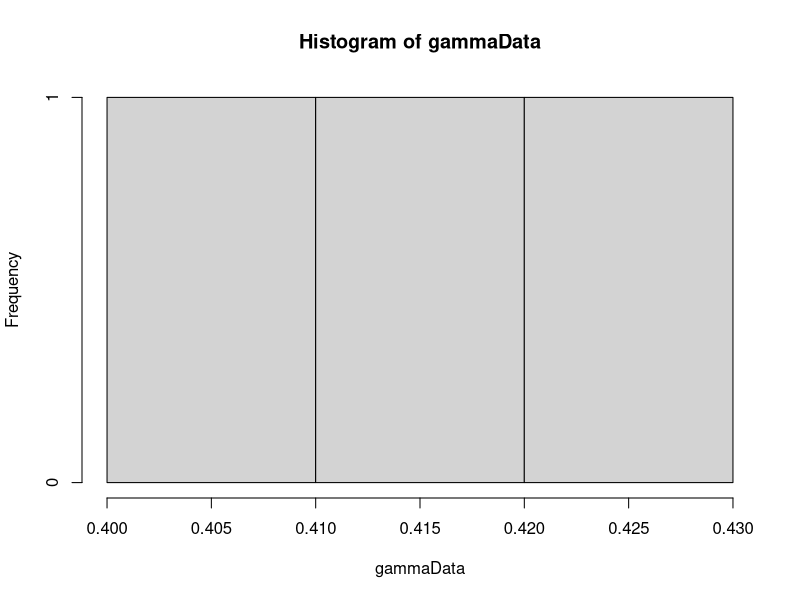

Here is the R script that generated this plot: (Note: this script raises an error after producing the figure.)
library(MCMCpack)
library(MASS)

calcWeight <- function(u, alpha) {
  # Calculates weight for given u and alpha.
  # 
  # Args:
  #   u: A vector.
  #   alpha: A scalar.
  #   
  # Returns:
  #   The weight value. A scalar.
  gammaInv = rep(0, length(u))
  diffGammaInv = rep(0, length(u))
  for(i in 1:length(u)) {
    gammaInv[i] = invGammaCumulative(u[i], alpha)
    diffGammaInv[i] = diffAlphaInvGammaCumulative(u[i], alpha)
  }
  pi = getPiValue()
  weight = pi/((1/length(gammaInv))*(sum(diffGammaInv/gammaInv)) - sum(diffGammaInv)/sum(gammaInv))
  return(weight)
}

getPiValue <- function() {
  # get value of pi function to be used in calculation of weights.
  # 
  # Returns:
  #   A scalar value.
  if (piValue == "constant") {
    return(1)
  } else if (piValue == "jeffrey") {
    # Return jeffrey prior
    return(sqrt((1/(estAlpha[sampleIndex]^2)) + (1/(2-(exp(estAlpha[sampleIndex]) + exp(-estAlpha[sampleIndex]))))))
  } else if (piValue == "betaOption") {
    return(estBeta)
  } else if (piValue == "alphaOption") {
    return(estAlpha[sampleIndex])
  }
}

calcPhi <- function(u, alpha) {
  xValue = rep(0, length(u))
  for(i in 1:length(u)) {
    xValue[i] = invGammaCumulative(u[i], alpha)
  }
  return(calcPhiGivenX(xValue))
}

calcPhiGivenX <- function(x) {
  # Calc phi value for a vector x.
  # 
  # Args:
  #   x: A vector of data.
  #   
  # Returns:
  #  A scalar.
  
  if(phiOption == "probValueOption") {
    phiPoint = rep(0, length(x))
    for(i in 1:length(x)) {
      phiPoint[i] = getPhiValue(x[i])
    }
    return(sum(phiPoint)/length(phiPoint))  
  } else if(phiOption == "x1x2divX3Option") {
    return(getPhiValue(x[1]*x[2]/x[3]))
  } else if(phiOption == "x1divx2powx3Option") {
    return(getPhiValue((x[1]/x[2])^x[3]))
  } else if(phiOption == "sinusfunction") {
    return(sin(x[1]) + sin(x[2]) + sin(x[3]))
  }
  return(-1)
}


getPhiValue <- function(xValue) {
  # Calculates phi for an element of an x vector.
  # 
  # Args:
  #   xValue: A scalar value.
  #   
  # Returns:
  #   
  return(xValue > probValue)
}

optimInvGammaCumulative <- function(u, alpha) {
  result = optim(c(10.1), invGammaAbsFunction, u=u, alpha=alpha, lower=0, upper=100,  method="Brent")
  return(result)
}

invGammaAbsFunction <- function(x, u, alpha) {
  return(abs(pgamma(x, shape=alpha, scale=1) - u))
}

invGammaCumulative <- function(u, alpha) {
  # Finds the inverse of the cumulative gamma.
  # 
  # Args:
  #   u: Scalar value.
  #   alpha: Scalar value.
  #   
  # Returns:
  #   A scalar. The inverse value given u and alpha.
  x = 0
  stepSize = 0.1
  tolerance = 0.00001
  direction = 1
  integralValue = 0
  
  while(abs(integralValue - u) > tolerance){
    x = x + direction*stepSize
    if(x<0) {
      x = 0
      direction = 1
    }
    
    if(method == "integrate") {
      integralv = integrate(gammaDensity, 0, x)
      integralValue = integral$valuev
    } else if(method == "pgamma") {
      integralv = pgamma(x, shape=alpha, scale=1)
      integralValue = integralv
    }
    
    
    # Going left and pass the point
    if ((u > integralValue) && (direction == -1)) {
      stepSize = stepSize/2
      direction = 1
    }
    
    # Going right and pass the point
    if ((u < integralValue) && (direction == 1)) {
      stepSize = stepSize/2
      direction = -1
    }
  }
  return(x)
}

diffAlphaInvGammaCumulative <- function(u, alpha) {
  # Derivative of gamma distribution with respect to alpha.
  # 
  # Args:
  #   u: Scalar between 0 and 1.
  #   alpha: Scalar larger than 0.
  #   
  # Returns:
  #   Scalar value. Derivative at point alpha.
  firstPoint = invGammaCumulative(u,alpha)
  secondPoint = invGammaCumulative(u, alpha + alphaHStep)
  return((secondPoint - firstPoint)/alphaHStep)
}

calcDerivateFunction <- function(u, alphaValue) {
  # Analytically find the derivative of cumulative inverse.
  # 
  # Args:
  #   u: Scalar value between 0 and 1.
  #   alphaValue: Scalar value.
  #   
  # Returns:
  #   A scalar value.
  largeFInv = invGammaCumulative(u, alphaValue)
  integralPart = integrate(integralFunction, 0, largeFInv)
  return((digamma(alphaValue)*u - integralPart$value)*gamma(alphaValue)/((largeFInv^(alphaValue - 1))*exp(-largeFInv)))
}

integralFunction <- function(y) {
  # Function to be integrated.
  return(log(y)*(y^(alphaValue - 1))*exp(-y)/gamma(alphaValue))
}

optimfindAlpha <- function(u, s2) {
  if((calcValueTau2(u, alphaUpperBound) < s2) || (calcValueTau2(u, alphaLowerBound) > s2)) {
    return(-1)
  }
  solution = optim(c(0.1), optimFunction, u=u, lower=alphaLowerBound, upper=alphaUpperBound, method="Brent")
  return(solution$par)
}

optimFunction <- function(alpha, u) {
  return(abs(s2-calcValueTau2(u, alpha)))
}

findBeta <- function(s1, u, alphaValue) {
  # Calculates beta
  # 
  # Args:
  #   s1: Scalar value.
  #   u: Vector of values between 0 and 1.
  #   alphaValue: Scalar value.
  #   
  # Returns:
  #   A scalar value.
  largeFInv = rep(0, length(u))
  for(i in 1:length(u)) {
    largeFInv[i] = invGammaCumulative(u[i], alphaValue)
  }
  return(s1*length(u)/(sum(largeFInv)))
}

calcValueTau2 <- function(u, alphaValue) {
  largeFInv = rep(0, length(u))
  for(i in 1:length(u)) {
    largeFInv[i] = invGammaCumulative(u[i], alphaValue)
  }
  return(length(u)*((prod(largeFInv))^(1/length(u)))/sum(largeFInv))
}

calcValueTau2Method2 <- function(x) {
  return(length(x)*((prod(x))^(1/length(x)))/sum(x))
}

gibbsSampling <- function(xInit) {
  NUM_ITERATIONS = 5000
  xCurrent = xInit
  for(i in 1:NUM_ITERATIONS) {
    randomXpos = sample(length(xCurrent), size=3)
    sumX = xCurrent[randomXpos[1]] + xCurrent[randomXpos[2]] + xCurrent[randomXpos[3]]
    prodX = xCurrent[randomXpos[1]]*xCurrent[randomXpos[2]]*xCurrent[randomXpos[3]]
    x1 = runif(1)*sumX
    if(isValidX1Proposal(x1, sumX, prodX)) {
      roots = findRoots(x1, sumX, prodX)
      x2 = roots[1]
      x3 = roots[2]
      if(is.nan(x2) || is.nan(x3)){
        print((x1^3 - 2*sumX*x1^2 + (sumX^2)*x1 - 4*prodX))
      }
      xProposal = xCurrent
      xProposal[randomXpos[1]] = x1
      xProposal[randomXpos[2]] = x2
      xProposal[randomXpos[3]] = x3
      alphaMetHastings = findAlphaMetHastings(c(xCurrent[randomXpos[1]], xCurrent[randomXpos[2]], xCurrent[randomXpos[3]]), c(xProposal[randomXpos[1]], xProposal[randomXpos[2]], xProposal[randomXpos[3]]))
      acceptProb = runif(1)
      if(acceptProb <= alphaMetHastings) {
        xCurrent = xProposal
      }
    }
  }
  return(xCurrent)
}

isValidX1Proposal <- function(x1, sumX, prodX) {
  return((x1^3 - 2*sumX*x1^2 + (sumX^2)*x1 - 4*prodX) > 0)
}

findRoots <- function (x1, sumX, prodX) {
  root1 = ((sumX - x1) + sqrt( (sumX - x1)^2 - 4*prodX/x1 ))/2
  root2 = ((sumX - x1) - sqrt( (sumX - x1)^2 - 4*prodX/x1 ))/2
  return(c(root1, root2))
}

findAlphaMetHastings <- function(xCurrent, xProposal) {
  piProp = 1/(xProposal[1]*sqrt((sum(xProposal)  - xProposal[1])^2 - 4*prod(xProposal)/xProposal[1] ))
  piCurrent = 1/(xCurrent[1]*sqrt((sum(xCurrent)  - xCurrent[1])^2 - 4*prod(xCurrent)/xCurrent[1] ))
  return(min(1, piProp/piCurrent))
}


GammaGibbsSampling <- function(xInit) {
  # A Gibbs sampling for a Gamma distribution
  # 
  # Args:
  #   xInit: Initial sample. A vector.
  #   
  # Return:
  #   A sample from a Gamma distribution. A vector.
  NUM_ITERATIONS = 5000
  xCurrent = xInit
  for(i in 1:NUM_ITERATIONS) {
    randomXpos = sample(length(xCurrent), size=3)
    sumX = xCurrent[randomXpos[1]] + xCurrent[randomXpos[2]] + xCurrent[randomXpos[3]]
    prodX = xCurrent[randomXpos[1]]*xCurrent[randomXpos[2]]*xCurrent[randomXpos[3]]
    x1 = runif(1)*sumX
    if(isValidX1Proposal(x1, sumX, prodX)) {
      roots = findRoots(x1, sumX, prodX)
      x2 = roots[1]
      x3 = roots[2]
      if(is.nan(x2) || is.nan(x3)){
        print((x1^3 - 2*sumX*x1^2 + (sumX^2)*x1 - 4*prodX))
      }
      xProposal = xCurrent
      xProposal[randomXpos[1]] = x1
      xProposal[randomXpos[2]] = x2
      xProposal[randomXpos[3]] = x3
      alphaMetHastings = 0
      alphaMetHastings = findGammaAlphaMetHastings(c(xCurrent[randomXpos[1]], xCurrent[randomXpos[2]], xCurrent[randomXpos[3]]), c(xProposal[randomXpos[1]], xProposal[randomXpos[2]], xProposal[randomXpos[3]]))
      acceptProb = runif(1)
      if(!isValidX1Proposal(xCurrent[randomXpos[1]], sumX, prodX)) {
        alphaMetHastings = 0
      }
      if(acceptProb <= alphaMetHastings) {
        xCurrent = xProposal
      }
    }
  }
  return(xCurrent)
  
}

findGammaAlphaMetHastings <- function(xCurrent, xProposal) {
  piProp = 1/(xProposal[1]*sqrt((sum(xProposal)  - xProposal[1])^2 - 4*prod(xProposal)/xProposal[1] ))
  piCurrent = 1/(xCurrent[1]*sqrt((sum(xCurrent)  - xCurrent[1])^2 - 4*prod(xCurrent)/xCurrent[1] ))
  if(is.nan(piCurrent)) {
    print(xCurrent)
  }
  return(min(1, piProp/piCurrent))
}


cramerVonMisesValueTest <- function(x, alpha, beta) {
  # Calculates the value for a Cramer-von Mises test.
  # 
  # Args:
  #   x: A vector sample.
  #   
  # Returns:
  #   A scalar value.
  x = sort(x)
  cramerSum = 0
  for(i in 1:length(x)) {
    cramerSum = cramerSum + (((2*i - 1)/(2*length(x))) - pgamma(x[i], shape=alpha, rate=beta))^2
  }
  
  cramer = (1/(12*length(x)))*cramerSum
            
  return(cramer)
}

findGammaMLE <- function(x){
  solution = optim(c(1,1), negativeLogLikelihoodGamma, x=x)
  return(solution$par)
}

negativeLogLikelihoodGamma <- function(par, x) {
  # Calculates the negative log-likelihood for a gamma distribution.
  # 
  # Args:
  #   par: A vector of size 2. First element is alpha and second element is beta.
  #   x: Data to calculate log-likelihood from. A vector.
  #   
  # Returns:
  #  The log-likelihood value. A scalar
  alpha = par[1]
  beta = par[2]
  logLikelihood = -((alpha - 1)*sum(log(x)) - (1/beta)*sum(x) - length(x)*log(gamma(alpha)) - alpha*length(x)*log(beta))
  return(logLikelihood)
}

calcAveragPhiValueForData <- function(mydata) {
  sumData = sum(mydata)
  prodData = prod(mydata)
  tolerance = 0.03
  minValue = min(mydata) - 2*tolerance
  maxValue = max(mydata) + 2*tolerance
  sampleNumber = 1
  NUM_ITERATIONS = 10000
  sumPhi = 0
  while(sampleNumber <= NUM_ITERATIONS) {
    x = runif(3, max = sumData)
    if((abs(sum(x) - sumData) < tolerance) && (abs(prod(x) - prodData) < tolerance)) {
      sumPhi = sumPhi + calcPhiGivenX(x)
      sampleNumber = sampleNumber + 1  
      print(sampleNumber)
    }
  }
  return(sumPhi/(sampleNumber-1))
}

algorithm2Sampling <- function(NUM_ALG2_SAMPLES) {
  cramerNum = 0
  cramerStat = rep(0, NUM_ALG2_SAMPLES)
  vCurr = runif(NUM_POINTS)
  alphaCurr = optimfindAlpha(vCurr, s2)
  while(alphaCurr==-1) {
    vCurr = runif(NUM_POINTS)
    alphaCurr = optimfindAlpha(vCurr, s2)
  }
  piCurr = calcWeight(vCurr, alphaCurr)
  phiSum = 0
  
  for(i in 1:NUM_ALG2_SAMPLES) {
    print(i)
    vProp = runif(NUM_POINTS)
    alphaProp = optimfindAlpha(vProp, s2)
    piProp = 0
    if(alphaProp != -1) {
      piProp = calcWeight(vProp, alphaProp)
    }
    alphaMetHastings = min(1, piProp/piCurr)
    uProb = runif(1)
    if(uProb <= alphaMetHastings) {
      vCurr = vProp
      alphaCurr = alphaProp
      piCurr = piProp
    }
    betaCurr = findBeta(s1, vCurr, alphaCurr)
    xSample = rep(0, length(vCurr))
    for(j in 1:length(vCurr)) {
      xSample[j] = betaCurr*invGammaCumulative(vCurr[j], alphaCurr)
    }
    phiSum = phiSum + calcPhiGivenX(xSample)
    cramerStat[i] = cramerVonMisesValueTest(xSample, mleAlpha, mleBeta)
    if(cramerStat[i] >= cramerObs) {
      cramerNum = cramerNum + 1
    }
  }
  
  hist(cramerStat,breaks=200, main="", xlab="Cramer values", cex.lab=1.5)
  abline(v = cramerObs, col="red")
  alg2sampCramer <<- cramerStat
  
  print((cramerNum/NUM_ALG2_SAMPLES))
  alg2pvalue <<- (cramerNum/NUM_ALG2_SAMPLES)
  #return(phiSum/NUM_ALG2_SAMPLES)
  return(cramerStat)
}

algorithm1Sampling <- function(NUM_ALG1_SAMPLES) {
  phiSum = 0
  cramerNum = 0
  cramerStat = rep(0, NUM_ALG1_SAMPLES)
  for(i in 1:NUM_ALG1_SAMPLES) {
    print(i)
    u = runif(NUM_POINTS)
    alphavalue = optimfindAlpha(u, s2)
    while(alphavalue == -1) {
      u = runif(NUM_POINTS)
      alphavalue = optimfindAlpha(u, s2)
    }
    betavalue = findBeta(s1, u, alphavalue)
    xSample = rep(0, length(u))
    for(j in 1:length(u)) {
      xSample[j] = betavalue*invGammaCumulative(u[j], alphavalue)
    }
    phiSum = phiSum + calcPhiGivenX(xSample)
    cramerStat[i] = cramerVonMisesValueTest(xSample, mleAlpha, mleBeta)
    #print(cramerStat[i])
    if(cramerStat[i] >= cramerObs) {
      cramerNum = cramerNum + 1
    }
  }
  print("here")
  print((cramerNum/NUM_ALG1_SAMPLES))
  hist(cramerStat,breaks=200, main="", xlab="Cramer values", cex.lab=1.5)
  abline(v = cramerObs, col="red")
  alg1sampCramer <<- cramerStat
  alg1pvalue <<- (cramerNum/NUM_ALG1_SAMPLES)
  #return(phiSum/NUM_ALG1_SAMPLES)
  return(cramerStat)
}

naiveSampling2 <- function(myData, tolerance, mleAlpha, mleBeta) {
  NUM_NAIVE_SAMPLES = NUM_SAMPLES
  sumData = sum(myData)
  prodData = prod(myData)
  sampleNumber = 0
  sumPhi = 0
  iterations = 0
  cramerNum = 0
  cramerStat = rep(0, NUM_NAIVE_SAMPLES)
  while(sampleNumber<NUM_NAIVE_SAMPLES) {
    x = rgamma(3, shape = mleAlpha, rate = mleBeta)
    iterations = iterations + 1
    if((abs(sum(x) - sumData) < tolerance) && (abs(prod(x) - prodData) < tolerance)) {
      sumPhi = sumPhi + calcPhiGivenX(x)
      sampleNumber = sampleNumber + 1  
      cramerStat[sampleNumber] = cramerVonMisesValueTest(x, mleAlpha, mleBeta)
      if(cramerStat[sampleNumber] >= cramerObs) {
        cramerNum = cramerNum + 1
      }
      print(sampleNumber)
    }
  }
  
  hist(cramerStat,breaks=200, main="", xlab="Cramer values", cex.lab=1.5)
  abline(v = cramerObs, col="red")
  
  acceptRate = sampleNumber/iterations
  averagePhi = sumPhi/sampleNumber
  print((cramerNum/NUM_NAIVE_SAMPLES))
  naivePvalue <<- (cramerNum/NUM_NAIVE_SAMPLES)
  naiveCramers <<- cramerStat
  return(c(acceptRate, averagePhi))
}

alpha = 1
beta = 1
hStep = 0.01
alphaHStep = 0.01
method = "pgamma"
NUM_SAMPLES = 100000
NUM_POINTS = 3
alphaUpperBound = 200
alphaLowerBound = 0.05
# Pi is used in calculation of weights
# Options are:
#   "constant"
#   "betaOption"
#   "jeffrey"
#   "alphaOption"
piValue = "constant"

phi = rep(0, NUM_SAMPLES)
# Phi options:
# x larger than a: "probValueOption"
# x1 times x2 div x3: "x1x2divX3Option"
# x1 div x2 pow x3: "x1divx2powx3Option"
phiOption = "x1x2divX3Option"
# Phi is the prob that X>probValue
probValue = 0.42

# Data generation options:
# pgamma generated: "pgamma"
# Bo data: "bo"
# Custom data: "custom"
# Custom data2: "custom2"
dataGenOption = "custom4"



# Generate data
gammaData = 0
if(dataGenOption == "pgamma") {
  gammaData = rgamma(NUM_POINTS, shape=alpha, scale = beta)  
} else if(dataGenOption == "bo") {
  NUM_POINTS = 6
  alphaUpperBound = 1.2
  alphaLowerBound = 0.8
  gammaData = c(4.399, 1.307, 0.085, 0.7910, 0.2345, 0.1915)
} else if(dataGenOption == "custom") {
  gammaData = c(0.5772030, 0.4340237, 0.4212959)
} else if(dataGenOption == "custom2") {
  gammaData = c(1.621813, 1.059797, 1.554334)
} else if(dataGenOption == "custom3") {
  gammaData = c(5, 15, 13)
} else if(dataGenOption == "ball1") {
  gammaData = c(17.88, 28.92, 33.00)
} else if(dataGenOption == "ball2") {
  gammaData = c(41.52, 42.12, 45.60)
} else if(dataGenOption == "ball3") {
  gammaData = c(48.40, 51.84, 51.96)
} else if(dataGenOption == "ball4") {
  gammaData = c(54.12, 55.56, 67.80)
} else if(dataGenOption == "ball5") {
  gammaData = c(68.64, 68.64, 68.88)
} else if(dataGenOption == "ball6") {
  gammaData = c(84.12, 93.12, 98.64)
} else if(dataGenOption == "ball7") {
  gammaData = c(105.12, 105.84, 127.92)
} else if(dataGenOption == "custom4") {
  gammaData = c(0.40, 0.42, 0.43)
} else if(dataGenOption == "custom5") {
  gammaData = c(0.72, 0.72, 0.85)
}

#17.88 28.92 33.00 41.52 42.12 45.60 48.40 51.84
#51.96 54.12 55.56 67.80 68.64 68.64 68.88 84.12
#93.12 98.64 105.12 105.84 127.92 128.04 173.40

hist(gammaData)
# Calculation of statistics
s1 = sum(gammaData)/NUM_POINTS
s2 = NUM_POINTS*((prod(gammaData))^(1/NUM_POINTS))/sum(gammaData)
# Log-likelihood
mleEstimators = fitdistr(gammaData, "gamma")
mleAlpha = mleEstimators$estimate[1]
mleBeta = mleEstimators$estimate[2]
# w statistic obs. Not to be used yet.
wObs = calcPhiGivenX(gammaData)
cramerObs = cramerVonMisesValueTest(gammaData, mleAlpha, mleBeta)


# Calc Phi value for data
#phiValue = calcAveragPhiValueForData(gammaData)
# tolerance = 0.0005
# naiveCramers = rep(0,100000)
# naivePvalue = 0
# naiveSampler = naiveSampling2(gammaData, tolerance, mleAlpha, mleBeta)
# 
# hist(naiveCramers,breaks=200, main="", xlab="Cramer values", cex.lab=1.5)
# abline(v = cramerObs, col="red")

## Tolerance accuracy plot
#toleranceRange = seq(0.02, 2, 0.01)
#resultAcceptance = rep(0, length(toleranceRange))
#resultValue = rep(0, length(toleranceRange))
#i = 0
#for(tol in toleranceRange) {
#  i = i+1
#  result = naiveSampling2(gammaData, tol)
#  resultAcceptance[i] = result[1]
#  resultValue[i] = result[2]
#}
#plot(toleranceRange, resultValue)
#plot(toleranceRange, resultAcceptance)

# Generation of samples. Not to be used

# weightsW = rep(0, NUM_SAMPLES)
# sampleIndex = 1
# iterationNumber = 0
# estAlpha = rep(0, NUM_SAMPLES)
# estBeta = 0
# while(sampleIndex <= NUM_SAMPLES) {
#   u = runif(NUM_POINTS)
#   estAlpha[sampleIndex] = optimfindAlpha(u, s2)
#   if(estAlpha[sampleIndex] != -1) {
#     estBeta = findBeta(s1, u, estAlpha[sampleIndex])
#     if(estBeta > alphaLowerBound && estBeta < alphaUpperBound) {
#         
#       weightsW[sampleIndex] = abs(calcWeight(u, estAlpha[sampleIndex]))
#       phi[sampleIndex] = calcPhi(u, estAlpha[sampleIndex])
#       
#       sampleIndex = sampleIndex + 1
#       print(sampleIndex)
#     }
#     
#   }
#   #print(iterationNumber)
#   iterationNumber = iterationNumber + 1
# }
# alphaAcceptance = (sampleIndex-1)/iterationNumber
# hist(weightsW, breaks = 400)
# expectedPhi = sum(phi*weightsW)/sum(weightsW)
# plot(estAlpha, weightsW)
# unweightedExpectedPhi = sum(phi)/NUM_SAMPLES
# 
# Gibbs sampling
# NUM_GIBBS_SAMPLES = NUM_SAMPLES
# xSample = gammaData
# phiGibbs = rep(0, NUM_GIBBS_SAMPLES)
# gibbsObslargerWObs = 0
# cramerNum = 0
# cramerStatGibbs = rep(0, NUM_GIBBS_SAMPLES)
# for(i in 1:NUM_GIBBS_SAMPLES) {
#   xSample = gibbsSampling(xSample)
#   phiGibbs[i] = calcPhiGivenX(xSample)
#   if(phiGibbs[i] >= wObs) {
#     gibbsObslargerWObs = gibbsObslargerWObs + 1
#   }
#   cramerStatGibbs[i] = cramerVonMisesValueTest(xSample, mleAlpha, mleBeta)
#   #print(cramerStat)
#   if(cramerStatGibbs[i] >= cramerObs) {
#     cramerNum = cramerNum + 1
#   }
#   print(i)
# }
# gibbsS1 = sum(xSample)/NUM_POINTS
# gibbsS2 = NUM_POINTS*((prod(xSample))^(1/NUM_POINTS))/sum(xSample)
# gibbsPvalue = gibbsObslargerWObs/NUM_GIBBS_SAMPLES
# averagePhiGibbs = sum(phiGibbs)/NUM_GIBBS_SAMPLES
# ## P-values
# cramerPValue = cramerNum/NUM_GIBBS_SAMPLES
# 
# hist(cramerStatGibbs,breaks=200, main="", xlab="Cramer values", cex.lab=1.5)
# abline(v = cramerObs, col="red")

# alg2sampCramer = rep(1, 100000)
# alg1sampCramer = rep(1, 100000)
# alg2pvalue = 0
# alg1pvalue = 0
# 
# # system.time({alg1Results2 = algorithm1Sampling(NUM_SAMPLES)})
# system.time({alg2Results2 = algorithm2Sampling(NUM_SAMPLES)})
# 
# # hist(alg1sampCramer,breaks=200, main="", xlab="Cramer values", cex.lab=1.5)
# # abline(v = cramerObs, col="red")
# # 
# hist(alg2sampCramer,breaks=200, main="", xlab="Cramer values", cex.lab=1.5)
# abline(v = cramerObs, col="red")

library("parallel")
library("foreach")
library("doParallel")

cl = makeCluster(detectCores() - 1)
registerDoParallel(cl, cores = detectCores() - 1)
workers = 100
stime = system.time({
res = foreach(i=1:workers,
       .combine = rbind) %dopar% {
         try({
           result1 = algorithm1Sampling(100000/workers)
         })
       }
})
stopCluster(cl)

alg1sampCramer = (sum(res))/workers
#
#cl = makeCluster(detectCores() - 1)
#registerDoParallel(cl, cores = detectCores() - 1)
#workers = 10
#stime = system.time({
#  res = foreach(i=1:workers, 
#                .combine = rbind) %dopar% {
#                  try({
#                    result1 = algorithm2Sampling(100000/workers)
#                  })
#                }
#})
#stopCluster(cl)
#
#alg2Results3 = (sum(res[,1]))/workers
#
#
#
## Save image
save.image(file="scen38.RData")

#print("Done")
#
## Plot of phi functions
#sumData = 4.23
#prodData = 2.67
#x1Seq = seq(1.01, 2, 0.001)
#phi2 = rep(0,length(x1Seq))
#phi3 = rep(0,length(x1Seq))
#for(i in 1:length(x1Seq)) {
#  if(isValidX1Proposal(x1Seq[i], sumData, prodData)) {
#    roots = findRoots(x1Seq[i], sumData, prodData)
#    phi2[i] = phi2Function(x1Seq[i], roots[1], roots[2])
#    phi3[i] = phi3Function(x1Seq[i], roots[1], roots[2])
#  }
#  
#}
#
#phi2Function <- function(x1, x2, x3) {
#  return((x1*x2/x3))
#}
#
#phi3Function <- function(x1, x2, x3) {
#  return((x1/x2)^x3)
#}
#
#plot(x1Seq, phi2)
#plot(x1Seq, phi3)
#
## Plot of F inverse
#u = 0.5
#alphaRange = seq(0.01, 4, 0.001) 
#fInv = rep(0, length(alphaRange))
#for(i in 1:length(fInv)) {
#  fInv[i] = invGammaCumulative(u, alphaRange[i])
#}
#plot(alphaRange, fInv, type="l")
#
#diffF = rep(0, length(fInv))
#for(i in 1:length(diffF)) {
#  diffF[i] = diffAlphaInvGammaCumulative(u, alphaRange[i])
#}
#
#plot(alphaRange, diffF, type="l")
#
#
#globalvarTest = matrix(0, 10, 10)
#
# testFunction <- function(i) {
#  return(rep(i,10))
# }
# 
# cl = makeCluster(detectCores() - 1)
# registerDoParallel(cl, cores = detectCores() - 1)
# workers = 10
# stime = system.time({
#  res = foreach(i=1:workers,
#                .combine = rbind) %dopar% {
#                  try({
#                    resultstest = testFunction(i)
#                  })
#                }
# })
# stopCluster(cl)
# resultstest = as.vector(resultstest)
